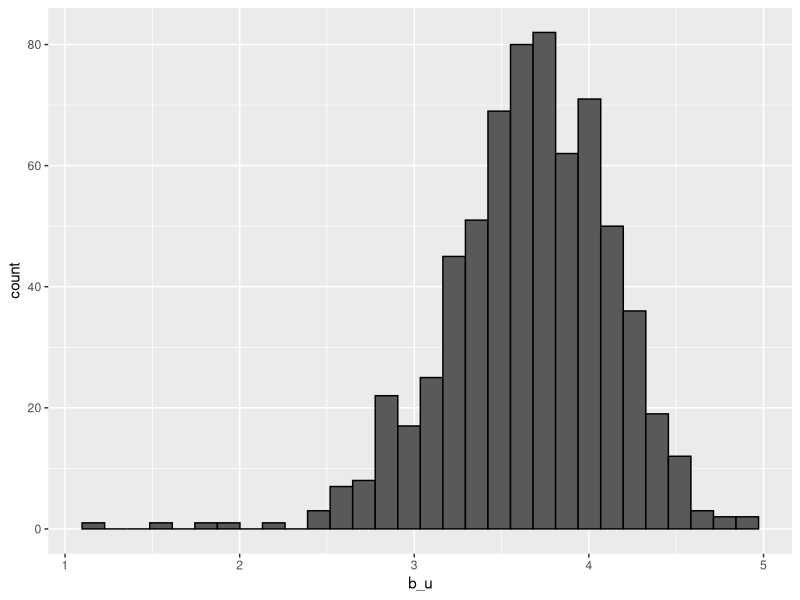
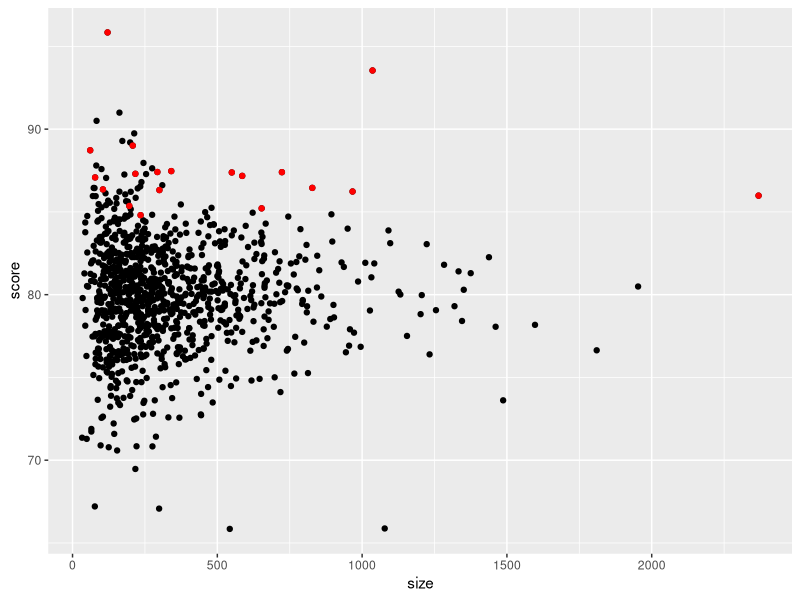
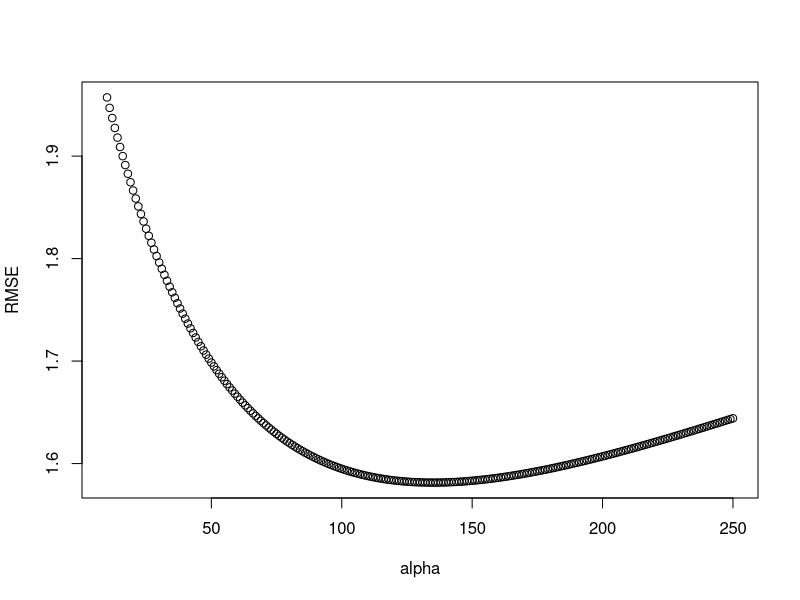
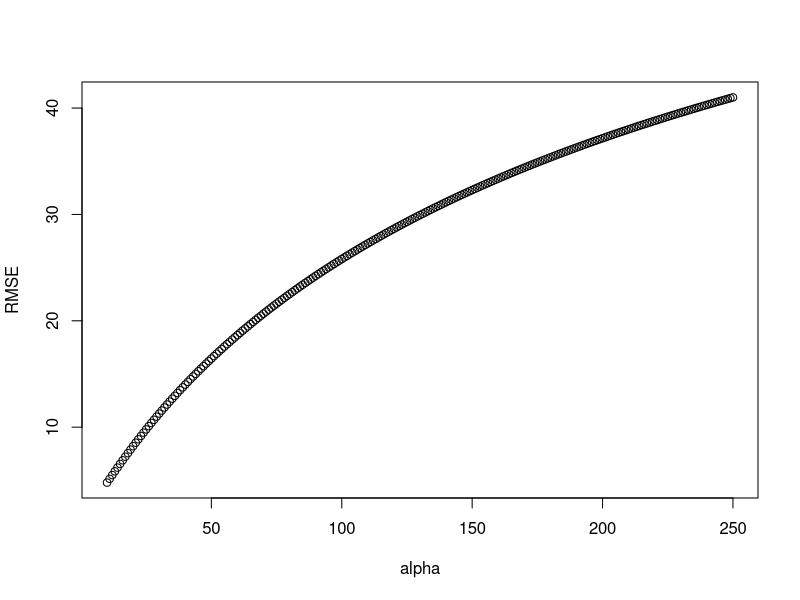

The R source for these figures, in order:
#Recommendation Systems
#Library
library(dslabs)
library(tidyverse)
data("movielens")

#setup training and testing data sets
movielens %>%
  summarize(n_users = n_distinct(userId),
            n_movies = n_distinct(movieId))

library(caret)
set.seed(755)
test_index <- createDataPartition(y = movielens$rating, times = 1,
                                  p = 0.2, list = FALSE)
train_set <- movielens[-test_index,]
test_set <- movielens[test_index,]

test_set <- test_set %>% 
  semi_join(train_set, by = "movieId") %>%
  semi_join(train_set, by = "userId")

#Develop model
#first model- mean

RMSE <- function(true_ratings, predicted_ratings){
  sqrt(mean((true_ratings - predicted_ratings)^2))
}

mu_hat <- mean(train_set$rating)
mu_hat

naive_rmse <- RMSE(test_set$rating, mu_hat)
naive_rmse

#second model- any data
predictions <- rep(2.5, nrow(test_set))
RMSE(test_set$rating, predictions)

#third model- avg of a movie
#model(it will takes a longtime to train):
#fit <- lm(rating ~ as.factor(userId), data = movielens)
#estimate model
mu <- mean(train_set$rating) 
movie_avgs <- train_set %>% 
  group_by(movieId) %>% 
  summarize(b_i = mean(rating - mu))

predicted_ratings <- mu + test_set %>% 
  left_join(movie_avgs, by='movieId') %>%
  pull(b_i)

model_1_rmse <- RMSE(predicted_ratings, test_set$rating)
model_1_rmse

#fourth model- avg rating of a user
#plot the rating of users
train_set %>% 
  group_by(userId) %>% 
  summarize(b_u = mean(rating)) %>% 
  filter(n()>=100) %>%
  ggplot(aes(b_u)) + 
  geom_histogram(bins = 30, color = "black")

#model(it will takes a longtime to train):
#lm(rating ~ as.factor(movieId) + as.factor(userId))

#estimate model
user_avgs <- train_set %>% 
  left_join(movie_avgs, by='movieId') %>%
  group_by(userId) %>%
  summarize(b_u = mean(rating - mu - b_i))

predicted_ratings <- test_set %>% 
  left_join(movie_avgs, by='movieId') %>%
  left_join(user_avgs, by='userId') %>%
  mutate(pred = mu + b_i + b_u) %>%
  pull(pred)

model_2_rmse <- RMSE(predicted_ratings, test_set$rating)
model_2_rmse

#Regularization
library(dslabs)
test_set %>% 
  left_join(movie_avgs, by='movieId') %>%
  mutate(residual = rating - (mu + b_i)) %>%
  arrange(desc(abs(residual))) %>% 
  select(title,  residual) %>% slice(1:10) %>% pull(title) 

#best movie and worse movie
movie_titles <- movielens %>% 
  dplyr::select(movieId, title) %>%
  distinct()

movie_avgs %>% left_join(movie_titles, by="movieId") %>%
  arrange(desc(b_i)) %>% 
  dplyr::select(title, b_i) %>% 
  slice(1:10) %>%  
  pull(title)

movie_avgs %>% left_join(movie_titles, by="movieId") %>%
  arrange(b_i) %>% 
  dplyr::select(title, b_i) %>% 
  slice(1:10) %>%  
  pull(title)

#frequency of a movie is rated
train_set %>% count(movieId) %>% 
  left_join(movie_avgs) %>%
  left_join(movie_titles, by="movieId") %>%
  arrange(desc(b_i)) %>% 
  slice(1:10) %>% 
  pull(n)

train_set %>% dplyr::count(movieId) %>% 
  left_join(movie_avgs) %>%
  left_join(movie_titles, by="movieId") %>%
  arrange(b_i) %>%
  slice(1:10) %>% 
  pull(n)


#Q1
#simulate a school dataset
#num of student in each school
set.seed(1986)
n <- round(2^rnorm(1000, 8, 1))

#true quality
set.seed(1)
mu <- round(80 + 2*rt(1000, 5))
range(mu)
schools <- data.frame(id = paste("PS",1:1000),
                      size = n,
                      quality = mu,
                      rank = rank(-mu))

#top ten
schools %>% 
  top_n(10, quality) %>% 
  arrange(desc(quality))

#simulate test result
scores <- sapply(1:nrow(schools), function(i){
  scores <- rnorm(schools$size[i], schools$quality[i], 30)
  scores
})
schools <- schools %>% mutate(score = sapply(scores, mean))

#Q1 
#find top 10 according to score
schools %>% 
  top_n(10, score) %>% 
  arrange(desc(score))

#Q2
#find median size overall 
schools %>%
  summarise(median(size))
#find median size of the top 10
schools %>% 
  top_n(10, score) %>% 
  arrange(desc(score)) %>%
  summarise(median(size))

#Q3
#find median size of bottom 10
schools %>% 
  top_n(-10, score) %>% 
  arrange(score) %>%
  summarise(median(size))

#Q4
#plot schools size vs avg score of schools, and highlight the top 10 
top_10_rating <- schools %>%
  top_n(10, quality)%>% 
  arrange(desc(quality))

ggplot(data=schools, aes(x=size, y=score)) +
  geom_point() +
  geom_point(data=top_10_rating, aes(x=size, y=score), colour='red')

#Q5
#apply regularisation
#find mu
overall <- mean(sapply(scores, mean))

schools$score
head(scores)
#find difference between each score and mu
y_mu <- sapply(scores, function(x) {x-overall})
#find sum of all scores in each school
sum_ymu <- sapply(y_mu, sum)
#each school total score divided by each school size and + 25(arpha)
b_i <- sum_ymu/(schools$size+25)
# regularised b_i to find the top 10
schools %>% 
  mutate(b_i = b_i) %>%
  top_n(10, b_i) %>%
  arrange(desc(b_i))
#predict with the regularised b_i
top_10_rating <- schools %>% 
  mutate(predict = overall+b_i) %>%
  top_n(10, predict) %>%
  arrange(desc(predict))


#alternative
#alpha <- 25
#score_reg <- sapply(scores, function(x)  overall + sum(x-overall)/(length(x)+alpha))
#schools %>% mutate(score_reg = score_reg) %>%
#  top_n(10, score_reg) %>% arrange(desc(score_reg))

#Q6
#find the best alpha that minimise the RMSE
alpha <- seq(10, 250)
alpha
score_reg <-  sapply(alpha, function(alpha){                 
  sapply(scores, function(x) {
    overall + sum(x-overall)/(length(x)+alpha)
  })
})

RMSE <-  rep(NA, length(alpha))

for(idx in seq(length(alpha))) {
  RMSE[idx] <- sqrt(sum((schools$quality-score_reg[,idx])^2)/1000)

}

length(RMSE)
length(alpha)

plot(alpha, RMSE)

alpha[which(RMSE==min(RMSE))]

#Q7
#use the alpha that we found to identify the top school and the regularised avg of the 10th school
alpha <- alpha[which(RMSE==min(RMSE))]
score_reg <- sapply(scores, function(x)  overall + sum(x-overall)/(length(x)+alpha))
schools %>% mutate(score_reg = score_reg) %>%
  top_n(10, score_reg) %>% arrange(desc(score_reg))

#Q8
alpha <- seq(10, 250)
score_reg <-  sapply(alpha, function(alpha){                 
  sapply(scores, function(x) {
    sum(x)/(length(x)+alpha)
  })
})
score_reg
RMSE <-  rep(NA, length(alpha))

for(idx in seq(length(alpha))) {
  RMSE[idx] <- sqrt(sum((schools$quality-score_reg[,idx])^2)/1000)
  
#Matrix Factorization
train_small <- movielens %>% 
  group_by(movieId) %>%
  filter(n() >= 50 | movieId == 3252) %>% ungroup() %>%
  group_by(userId) %>%
  filter(n() >= 50) %>% ungroup()

y <- train_small %>% 
  dplyr::select(userId, movieId, rating) %>%
  pivot_wider(names_from = "movieId", values_from = "rating") %>%
  as.matrix()

rownames(y)<- y[,1]
y <- y[,-1]

movie_titles <- movielens %>% 
  dplyr::select(movieId, title) %>%
  distinct()

colnames(y) <- with(movie_titles, title[match(colnames(y), movieId)]) 

}

length(RMSE)
length(alpha)

plot(alpha, RMSE)

alpha[which(RMSE==min(RMSE))]
